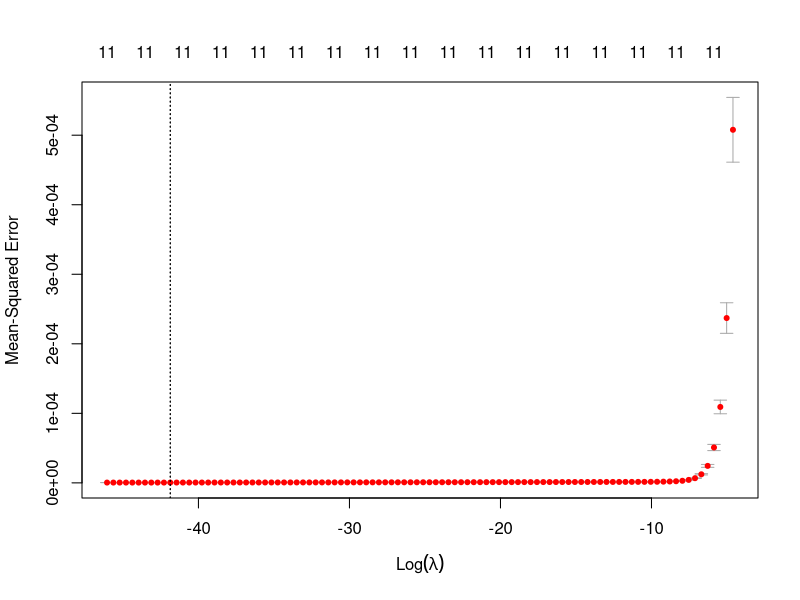

R code for this plot:
# ################################################
# Ridge Regression Analysis
# ################################################
# libraries
library('glmnet')
library('methods')

# import data
credit <- read.csv('data/Processed_Credit.csv')
train <- read.csv('data/train.csv')
test <- read.csv('data/test.csv')

credit <- as.matrix(credit[,-1])
train <- as.matrix(train[,-1])
test <- as.matrix(test[,-1])
# ************************************************
# Ridge
# ************************************************
sink('data/ridge-output.txt')

grid <- 10^seq(-20, -2, length = 100)

# basic model
ridge.mod = glmnet(train, train[, "Balance"], alpha = 0, lambda = grid, intercept = FALSE, standardize = FALSE)

# Cross Validation Ridge Model on Train
set.seed(40)
cv.ridge.train <- cv.glmnet(train, as.matrix(train[, "Balance"]),  intercept = FALSE, standardize = FALSE, alpha = 0, lambda = grid)

# Plot Cross Validation Errors
png('images/ridge-cross-valid-errors.png')
plot(cv.ridge.train)
dev.off()

# Select Best Model
bestlam = cv.ridge.train$lambda.min
bestlam

# Find lowest cross-validation error
ridge.pred <- predict(ridge.mod, s = bestlam, newx = test)
ridge.pred

# Mean Squared Error
ridge.mse <- mean((ridge.pred - test[,"Balance"])^2)
ridge.mse

# fit ridge to full dataset
ridge.model.full <- glmnet(credit[,-12], as.matrix(credit[, "Balance"]),  intercept = FALSE,
                standardize = FALSE, alpha = 1,lambda = grid)
ridge.coef = predict(ridge.model.full, type = "coefficients", s = bestlam)[1:11,]
ridge.coef

# remove coefficients of 0
ridge.coef.official <- ridge.coef[ridge.coef != 0]
ridge.coef.official

sink(NULL)

save(bestlam, ridge.model.full, ridge.coef, ridge.coef.official, ridge.mse,
     file = "data/ridge-objects.RData")
